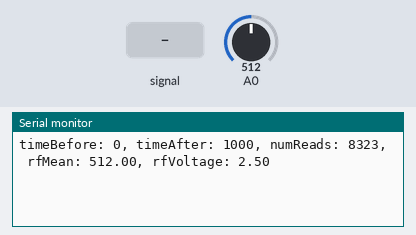
A sketch run on a simulated Arduino Uno, built with avr-gcc and run on an emulated ATmega328P. On the bench: the last lines printed to the serial monitor. Inputs (shaded band) come from the test bench; at power-on: A0 = 512.

Above: at 1.2 s.
1.3 s: A0 fed a 200 Hz sine of ±81 counts around its level
At 2.5 s:
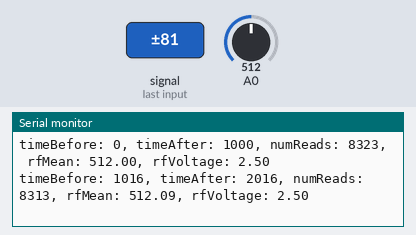
2.8 s: A0 set to 716
At 3.9 s:
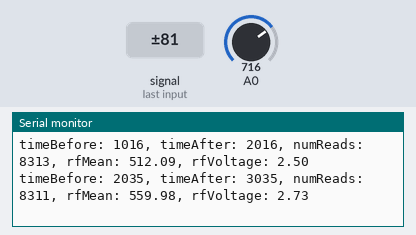
4.3 s: A0 fed a 1000 Hz sine of ±255 counts around its level
At 5.6 s:
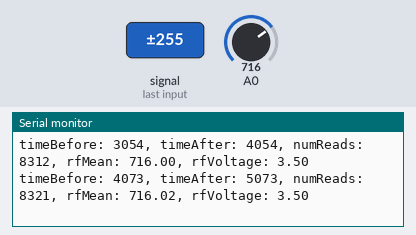
5.8 s: A0 set to 900
At 6.9 s:
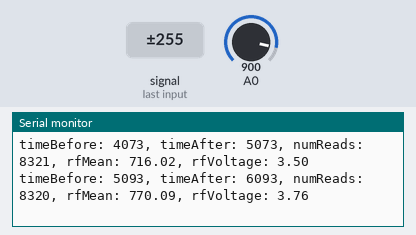
Timing chart, 0 to 8.3 s (numbered marks = the images above; inputs shaded):
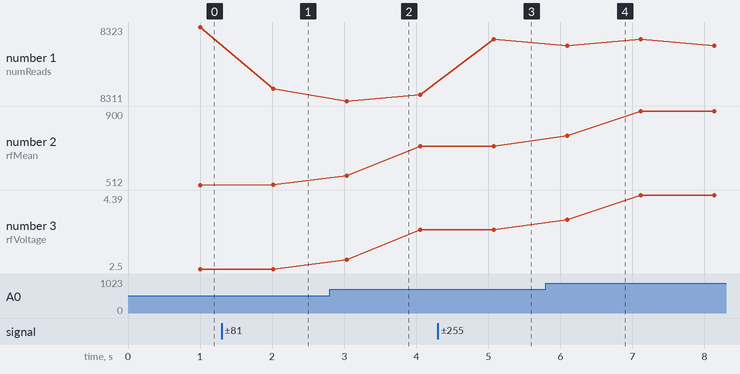

The sketch:

rfPowerLT5538.ino
```cpp
/***************************************************************************
  RT5538
 ***************************************************************************/


// the setup routine runs once when you press reset:
void setup() {
  // initialize serial communication at 9600 bits per second:
  Serial.begin(9600);

  int enablePin = 2;

  digitalWrite(enablePin, HIGH);
}

// the loop routine runs over and over again forever:
void loop() {

  int numReads=0;
  double rfPowerSum= 0;
  int rfPowerLevel;
  unsigned int timeBefore = millis();
  unsigned int timeAfter = timeBefore;

  while (timeAfter - timeBefore < 1000) {

    numReads=numReads+1;
    rfPowerLevel = analogRead(A0);
    rfPowerSum = rfPowerSum + double(rfPowerLevel);

    timeAfter = millis();
  }

  double rfMean = rfPowerSum / numReads;
  double rfVoltage = rfMean * 5 / 1024;

  Serial.print("timeBefore: ");Serial.print(timeBefore);
  Serial.print(", timeAfter: ");Serial.print(timeAfter);
  Serial.print(", numReads: ");Serial.print(numReads);
  Serial.print(", rfMean: ");Serial.print(rfMean);
  Serial.print(", rfVoltage: ");Serial.println(rfVoltage);
}
```

Measured:
- after the input at 1.3 s, the serial monitor: prints a new line after 0.72 s (image 1)
- after the input at 2.8 s, the serial monitor: prints a new line after 0.24 s (image 2)
- after the input at 4.3 s, the serial monitor: prints a new line after 0.77 s (image 3)
- after the input at 5.8 s, the serial monitor: prints a new line after 0.29 s (image 4)
- plotted number 2: 512 → 512.09 after the input at 1.3 s, 512.09 → 716 after the input at 2.8 s, 716 → 716.02 after the input at 4.3 s, 716.02 → 900 after the input at 5.8 s
- plotted number 3: 2.5 → 3.5 after the input at 2.8 s, 3.5 → 4.39 after the input at 5.8 s
